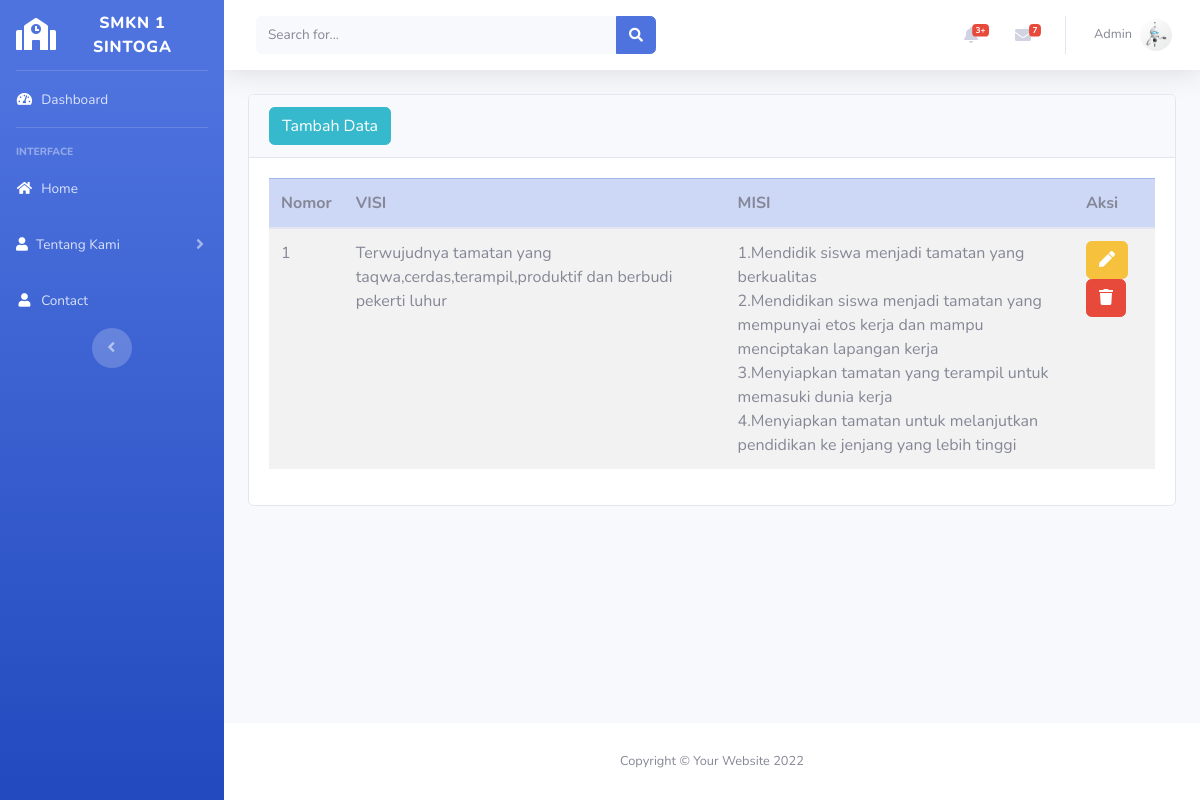
The page /backend/index.php?page=visi_misi/visi_misi (signed in) on the database its author committed.
### tables this page shows
CREATE TABLE `visi_misi` (
  `id_vm` int(5) NOT NULL,
  `visi` text NOT NULL,
  `misi` text NOT NULL
);

### backend/visi_misi/visi_misi.php (the view)
<div class="card">
  <div class="card-header">
    <a href="?page=visi_misi/tambah" class="btn btn-info"> Tambah Data</a>
  </div>
  <div class="card-body">
    <table class="table table-striped">
      <thead>
        <tr class="table-primary">
          <th>Nomor</th>
          <th>VISI</th>
          <th>MISI</th>
          <th>Aksi</th>
        </tr>
      </thead>
      <tbody>
        <?php
        $data = $koneksi->query("SELECT * FROM `visi_misi`");
        foreach($data as $i =>$isi){
      ?>
        <tr>
           <td><?= $i+1 ?></td>
          <td><?= $isi['visi'] ?></td>
          <td><?= $isi['misi'] ?></td>
          <td>
            <a href="?page=visi_misi/edit&id_vm=<?= $isi['id_vm']?>" class="btn btn-warning"><i class="fa solid fa-pen"></i></a>
            <a href="?page=visi_misi/hapus&id_vm=<?= $isi['id_vm']?>" class="btn btn-danger"><i class="fa solid fa-trash"></i></a>
        </td>
          </tr>
        <?php }?>
      </tbody>
    </table>
  </div>
</div>

### rows shown on the page
visi_misi: visi "Terwujudnya tamatan yang taqwa,cerdas,terampil,produktif dan berbudi pekerti luhur", misi "1.Mendidik siswa menjadi tamatan yang berkualitas 2.Mendidikan siswa menjadi tamatan yang mempunyai etos kerja dan mampu menciptakan lapangan kerja 3.Menyiapkan tamatan yang terampil untuk memasuki dunia kerja 4.Menyiapkan tamatan untuk melanjutkan pendidikan ke jenjang yang lebih tinggi"

### other values the page prints
$_SESSION['username'] "Admin"
